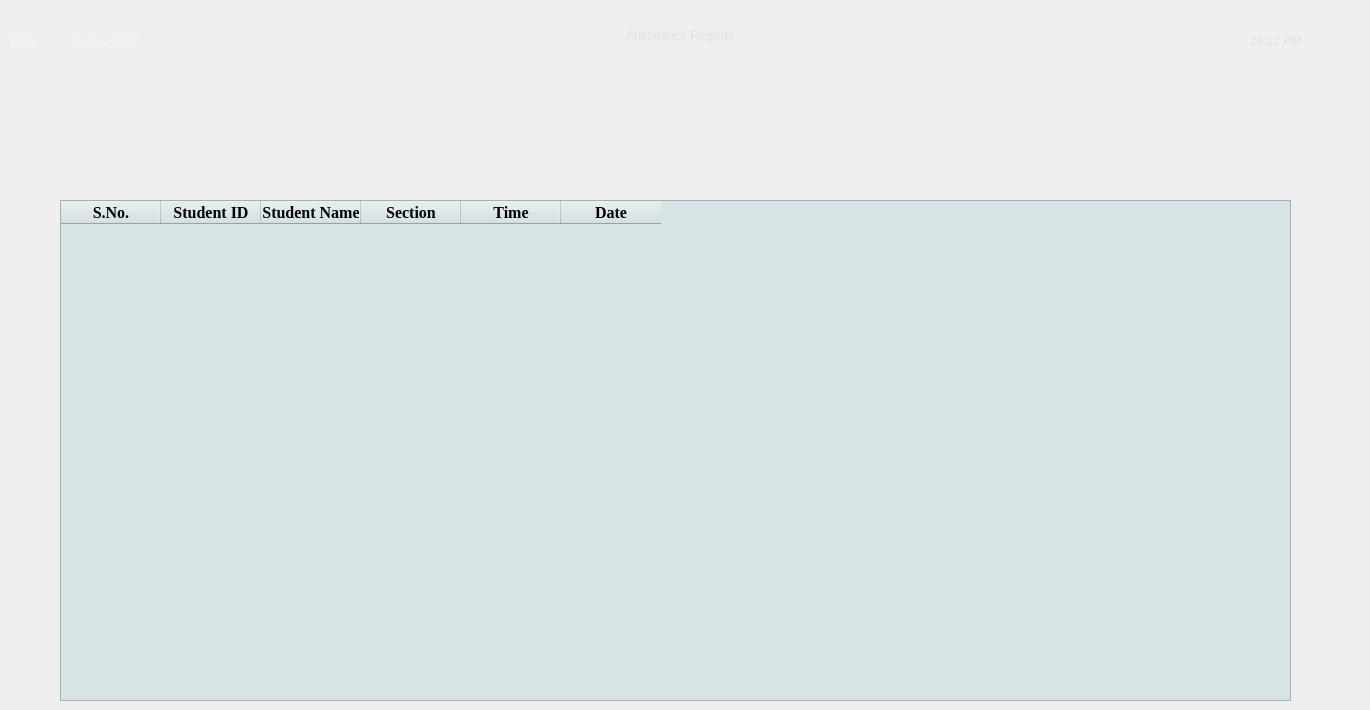
    <widget class="QWidget" name="ViewRecords">
     <widget class="QTableWidget" name="RegisterTable">
      <property name="geometry">
       <rect>
        <x>60</x>
        <y>200</y>
        <width>1231</width>
        <height>501</height>
       </rect>
      </property>
      <property name="styleSheet">
       <string notr="true">background-color: rgb(214, 228, 229);</string>
      </property>
      <column>
       <property name="text">
        <string>S.No.</string>
       </property>
       <property name="font">
        <font>
         <family>Times New Roman</family>
         <pointsize>12</pointsize>
         <weight>75</weight>
         <bold>true</bold>
        </font>
       </property>
      </column>
      <column>
       <property name="text">
        <string>Student ID</string>
       </property>
       <property name="font">
        <font>
         <family>Times New Roman</family>
         <pointsize>12</pointsize>
         <weight>75</weight>
         <bold>true</bold>
        </font>
       </property>
      </column>
      <column>
       <property name="text">
        <string>Student Name</string>
       </property>
       <property name="font">
        <font>
         <family>Times New Roman</family>
         <pointsize>12</pointsize>
         <weight>75</weight>
         <bold>true</bold>
        </font>
       </property>
      </column>
      <column>
       <property name="text">
        <string>Section</string>
       </property>
       <property name="font">
        <font>
         <family>Times New Roman</family>
         <pointsize>12</pointsize>
         <weight>75</weight>
         <bold>true</bold>
        </font>
       </property>
      </column>
      <column>
       <property name="text">
        <string>Time</string>
       </property>
       <property name="font">
        <font>
         <family>Times New Roman</family>
         <pointsize>12</pointsize>
         <weight>75</weight>
         <bold>true</bold>
        </font>
       </property>
      </column>
      <column>
       <property name="text">
        <string>Date</string>
       </property>
       <property name="font">
        <font>
         <family>Times New Roman</family>
         <pointsize>12</pointsize>
         <weight>75</weight>
         <bold>true</bold>
        </font>
       </property>
      </column>
     </widget>
     <widget class="QLabel" name="label_17">
      <property name="geometry">
       <rect>
        <x>0</x>
        <y>0</y>
        <width>1361</width>
        <height>71</height>
       </rect>
      </property>
      <property name="styleSheet">
       <string notr="true">color: rgb(214, 228, 229);
font: 75 32pt &quot;Times New Roman&quot;;</string>
      </property>
      <property name="text">
       <string>Attendance Register</string>
      </property>
      <property name="alignment">
       <set>Qt::AlignCenter</set>
      </property>
     </widget>
     <widget class="QLabel" name="label_12">
      <property name="geometry">
       <rect>
        <x>10</x>
        <y>20</y>
        <width>91</width>
        <height>41</height>
       </rect>
      </property>
      <property name="styleSheet">
       <string notr="true">font: 75 18pt &quot;Times New Roman&quot;;
text-decoration: underline;
color: rgb(239, 245, 245);</string>
      </property>
      <property name="text">
       <string>Date:</string>
      </property>
     </widget>
     <widget class="QLabel" name="setdate">
      <property name="geometry">
       <rect>
        <x>70</x>
        <y>20</y>
        <width>111</width>
        <height>41</height>
       </rect>
      </property>
      <property name="styleSheet">
       <string notr="true">color: rgb(239, 245, 245);
font: 14pt &quot;Times New Roman&quot;;</string>
      </property>
      <property name="text">
       <string>15-Dec-2002</string>
      </property>
     </widget>
     <widget class="QLabel" name="label_14">
      <property name="geometry">
       <rect>
        <x>1170</x>
        <y>20</y>
        <width>91</width>
        <height>41</height>
       </rect>
      </property>
      <property name="styleSheet">
       <string notr="true">font: 75 16pt &quot;Times New Roman&quot;;
text-decoration: underline;
font: 75 20pt &quot;Times New Roman&quot;;
color: rgb(240, 240, 240);
font: 75 18pt &quot;Times New Roman&quot;;</string>
      </property>
      <property name="text">
       <string>Time :</string>
      </property>
     </widget>
     <widget class="QLabel" name="settime">
      <property name="geometry">
       <rect>
        <x>1250</x>
        <y>10</y>
        <width>101</width>
        <height>61</height>
       </rect>
      </property>
      <property name="styleSheet">
       <string notr="true">color: rgb(214, 228, 229);
font: 16pt &quot;Times New Roman&quot;;</string>
      </property>
      <property name="text">
       <string>23:22 PM</string>
      </property>
     </widget>
    </widget>
